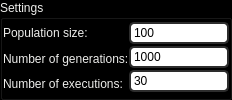
            <widget class="QGroupBox" name="de_settings">
             <property name="sizePolicy">
              <sizepolicy hsizetype="MinimumExpanding" vsizetype="Preferred">
               <horstretch>0</horstretch>
               <verstretch>0</verstretch>
              </sizepolicy>
             </property>
             <property name="minimumSize">
              <size>
               <width>200</width>
               <height>0</height>
              </size>
             </property>
             <property name="maximumSize">
              <size>
               <width>600</width>
               <height>16777215</height>
              </size>
             </property>
             <property name="palette">
              <palette>
               <active>
                <colorrole role="WindowText">
                 <brush brushstyle="SolidPattern">
                  <color alpha="255">
                   <red>238</red>
                   <green>238</green>
                   <blue>236</blue>
                  </color>
                 </brush>
                </colorrole>
                <colorrole role="Button">
                 <brush brushstyle="SolidPattern">
                  <color alpha="255">
                   <red>0</red>
                   <green>0</green>
                   <blue>0</blue>
                  </color>
                 </brush>
                </colorrole>
                <colorrole role="Text">
                 <brush brushstyle="SolidPattern">
                  <color alpha="255">
                   <red>238</red>
                   <green>238</green>
                   <blue>236</blue>
                  </color>
                 </brush>
                </colorrole>
                <colorrole role="ButtonText">
                 <brush brushstyle="SolidPattern">
                  <color alpha="255">
                   <red>238</red>
                   <green>238</green>
                   <blue>236</blue>
                  </color>
                 </brush>
                </colorrole>
                <colorrole role="Base">
                 <brush brushstyle="SolidPattern">
                  <color alpha="255">
                   <red>0</red>
                   <green>0</green>
                   <blue>0</blue>
                  </color>
                 </brush>
                </colorrole>
                <colorrole role="Window">
                 <brush brushstyle="SolidPattern">
                  <color alpha="255">
                   <red>0</red>
                   <green>0</green>
                   <blue>0</blue>
                  </color>
                 </brush>
                </colorrole>
               </active>
               <inactive>
                <colorrole role="WindowText">
                 <brush brushstyle="SolidPattern">
                  <color alpha="255">
                   <red>238</red>
                   <green>238</green>
                   <blue>236</blue>
                  </color>
                 </brush>
                </colorrole>
                <colorrole role="Button">
                 <brush brushstyle="SolidPattern">
                  <color alpha="255">
                   <red>0</red>
                   <green>0</green>
                   <blue>0</blue>
                  </color>
                 </brush>
                </colorrole>
                <colorrole role="Text">
                 <brush brushstyle="SolidPattern">
                  <color alpha="255">
                   <red>238</red>
                   <green>238</green>
                   <blue>236</blue>
                  </color>
                 </brush>
                </colorrole>
                <colorrole role="ButtonText">
                 <brush brushstyle="SolidPattern">
                  <color alpha="255">
                   <red>238</red>
                   <green>238</green>
                   <blue>236</blue>
                  </color>
                 </brush>
                </colorrole>
                <colorrole role="Base">
                 <brush brushstyle="SolidPattern">
                  <color alpha="255">
                   <red>0</red>
                   <green>0</green>
                   <blue>0</blue>
                  </color>
                 </brush>
                </colorrole>
                <colorrole role="Window">
                 <brush brushstyle="SolidPattern">
                  <color alpha="255">
                   <red>0</red>
                   <green>0</green>
                   <blue>0</blue>
                  </color>
                 </brush>
                </colorrole>
               </inactive>
               <disabled>
                <colorrole role="WindowText">
                 <brush brushstyle="SolidPattern">
                  <color alpha="255">
                   <red>238</red>
                   <green>238</green>
                   <blue>236</blue>
                  </color>
                 </brush>
                </colorrole>
                <colorrole role="Button">
                 <brush brushstyle="SolidPattern">
                  <color alpha="255">
                   <red>0</red>
                   <green>0</green>
                   <blue>0</blue>
                  </color>
                 </brush>
                </colorrole>
                <colorrole role="Text">
                 <brush brushstyle="SolidPattern">
                  <color alpha="255">
                   <red>238</red>
                   <green>238</green>
                   <blue>236</blue>
                  </color>
                 </brush>
                </colorrole>
                <colorrole role="ButtonText">
                 <brush brushstyle="SolidPattern">
                  <color alpha="255">
                   <red>238</red>
                   <green>238</green>
                   <blue>236</blue>
                  </color>
                 </brush>
                </colorrole>
                <colorrole role="Base">
                 <brush brushstyle="SolidPattern">
                  <color alpha="255">
                   <red>0</red>
                   <green>0</green>
                   <blue>0</blue>
                  </color>
                 </brush>
                </colorrole>
                <colorrole role="Window">
                 <brush brushstyle="SolidPattern">
                  <color alpha="255">
                   <red>0</red>
                   <green>0</green>
                   <blue>0</blue>
                  </color>
                 </brush>
                </colorrole>
               </disabled>
              </palette>
             </property>
             <property name="title">
              <string>Settings</string>
             </property>
             <layout class="QVBoxLayout" name="verticalLayout_42">
              <property name="spacing">
               <number>0</number>
              </property>
              <property name="leftMargin">
               <number>0</number>
              </property>
              <property name="topMargin">
               <number>0</number>
              </property>
              <property name="rightMargin">
               <number>0</number>
              </property>
              <property name="bottomMargin">
               <number>0</number>
              </property>
              <item>
               <widget class="QFrame" name="de_settings_1">
                <property name="minimumSize">
                 <size>
                  <width>200</width>
                  <height>0</height>
                 </size>
                </property>
                <property name="frameShape">
                 <enum>QFrame::NoFrame</enum>
                </property>
                <property name="frameShadow">
                 <enum>QFrame::Raised</enum>
                </property>
                <layout class="QHBoxLayout" name="horizontalLayout_14">
                 <property name="spacing">
                  <number>0</number>
                 </property>
                 <property name="leftMargin">
                  <number>0</number>
                 </property>
                 <property name="topMargin">
                  <number>0</number>
                 </property>
                 <property name="rightMargin">
                  <number>0</number>
                 </property>
                 <property name="bottomMargin">
                  <number>0</number>
                 </property>
                 <item>
                  <widget class="QFrame" name="de_settings_labels_frame">
                   <property name="frameShape">
                    <enum>QFrame::NoFrame</enum>
                   </property>
                   <property name="frameShadow">
                    <enum>QFrame::Raised</enum>
                   </property>
                   <layout class="QVBoxLayout" name="verticalLayout_43">
                    <property name="spacing">
                     <number>0</number>
                    </property>
                    <property name="leftMargin">
                     <number>0</number>
                    </property>
                    <property name="topMargin">
                     <number>0</number>
                    </property>
                    <property name="rightMargin">
                     <number>0</number>
                    </property>
                    <property name="bottomMargin">
                     <number>0</number>
                    </property>
                    <item>
                     <widget class="QLabel" name="de_population_label">
                      <property name="layoutDirection">
                       <enum>Qt::LeftToRight</enum>
                      </property>
                      <property name="styleSheet">
                       <string notr="true">color: rgb(238, 238, 236);</string>
                      </property>
                      <property name="text">
                       <string>Population size:</string>
                      </property>
                     </widget>
                    </item>
                    <item>
                     <widget class="QLabel" name="de_generations_label">
                      <property name="layoutDirection">
                       <enum>Qt::LeftToRight</enum>
                      </property>
                      <property name="styleSheet">
                       <string notr="true">color: rgb(238, 238, 236);</string>
                      </property>
                      <property name="text">
                       <string>Number of generations:</string>
                      </property>
                     </widget>
                    </item>
                    <item>
                     <widget class="QLabel" name="de_executions_label">
                      <property name="layoutDirection">
                       <enum>Qt::LeftToRight</enum>
                      </property>
                      <property name="styleSheet">
                       <string notr="true">color: rgb(238, 238, 236);</string>
                      </property>
                      <property name="text">
                       <string>Number of executions:</string>
                      </property>
                     </widget>
                    </item>
                   </layout>
                  </widget>
                 </item>
                 <item>
                  <widget class="QFrame" name="de_settings_fields_frame">
                   <property name="minimumSize">
                    <size>
                     <width>70</width>
                     <height>0</height>
                    </size>
                   </property>
                   <property name="maximumSize">
                    <size>
                     <width>100</width>
                     <height>16777215</height>
                    </size>
                   </property>
                   <property name="frameShape">
                    <enum>QFrame::NoFrame</enum>
                   </property>
                   <property name="frameShadow">
                    <enum>QFrame::Raised</enum>
                   </property>
                   <layout class="QVBoxLayout" name="verticalLayout_44">
                    <property name="spacing">
                     <number>0</number>
                    </property>
                    <property name="leftMargin">
                     <number>0</number>
                    </property>
                    <property name="topMargin">
                     <number>0</number>
                    </property>
                    <property name="rightMargin">
                     <number>0</number>
                    </property>
                    <property name="bottomMargin">
                     <number>0</number>
                    </property>
                    <item>
                     <widget class="QLineEdit" name="de_population_field">
                      <property name="minimumSize">
                       <size>
                        <width>0</width>
                        <height>0</height>
                       </size>
                      </property>
                      <property name="styleSheet">
                       <string notr="true">QLineEdit {
	border: 2px solid rgb(45, 45, 45);
	border-radius: 5px;
	padding: 1px;
	background-color: rgb(255, 255, 255);
	color: rgb(0, 0, 0);
}</string>
                      </property>
                      <property name="text">
                       <string>100</string>
                      </property>
                     </widget>
                    </item>
                    <item>
                     <widget class="QLineEdit" name="de_gerations_field">
                      <property name="styleSheet">
                       <string notr="true">QLineEdit {
	border: 2px solid rgb(45, 45, 45);
	border-radius: 5px;
	padding: 1px;
	background-color: rgb(255, 255, 255);
	color: rgb(0, 0, 0);
}</string>
                      </property>
                      <property name="text">
                       <string>1000</string>
                      </property>
                     </widget>
                    </item>
                    <item>
                     <widget class="QLineEdit" name="de_executions_field">
                      <property name="styleSheet">
                       <string notr="true">QLineEdit {
	border: 2px solid rgb(45, 45, 45);
	border-radius: 5px;
	padding: 1px;
	background-color: rgb(255, 255, 255);
	color: rgb(0, 0, 0);
}</string>
                      </property>
                      <property name="text">
                       <string>30</string>
                      </property>
                     </widget>
                    </item>
                   </layout>
                  </widget>
                 </item>
                </layout>
               </widget>
              </item>
             </layout>
            </widget>
